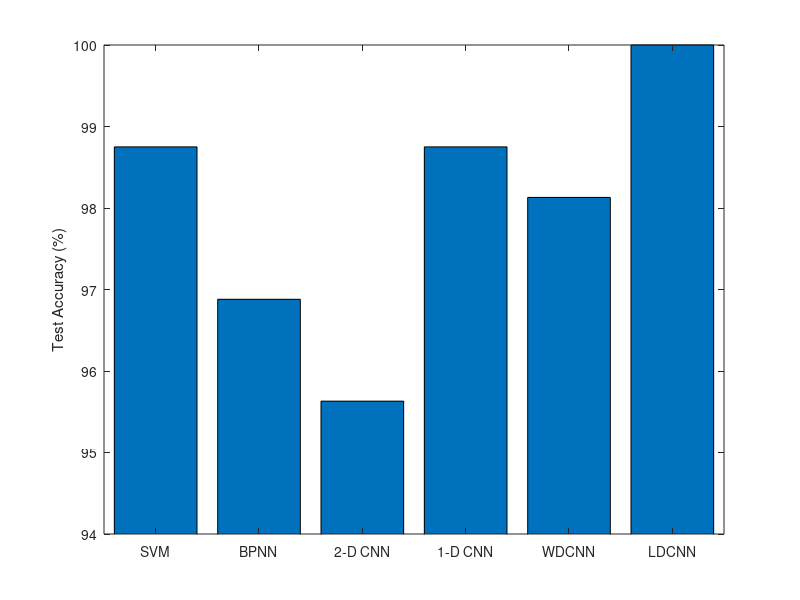

Write MATLAB code to recreate this figure.
acc=[98.75,96.88, 95.63, 98.75, 98.13, 100];
bar(acc);
ylabel('Test Accuracy (%)')
xlim([0.5,6.5]);
ylim([94,100]);
set(gca,'XTicklabel',{'SVM','BPNN','2-D CNN','1-D CNN','WDCNN','LDCNN'});
